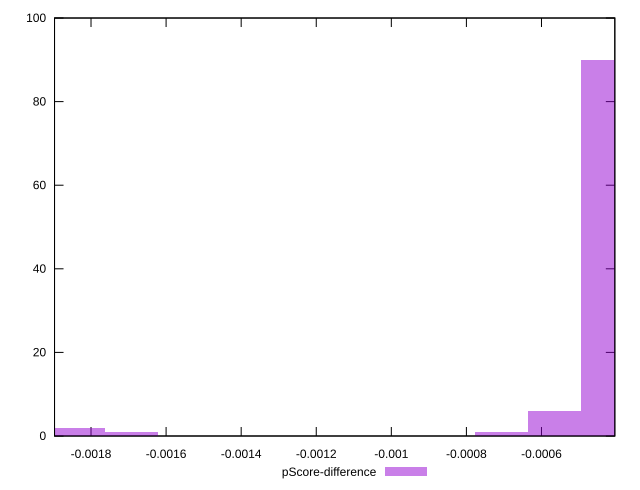

Generate this figure with gnuplot:
reset

$pScoreDifference <<EOF
-0.0016928364502873461 1
-0.00042320911257183653 90
-0.0007053485209530608 1
-0.0018339061544779582 2
-0.0005642788167624487 6
EOF

set key outside below
set boxwidth 0.00014106970419061217
set xrange [-0.001897191767349815:-0.0004046169831554147]
set yrange [0:100]
set trange [0:100]
set style fill transparent solid 0.5 noborder
set terminal svg size 640, 490 enhanced background rgb 'white'
set output "reports/report_00032_2021-02-25T10-28-15.087Z/first-cpu-idle/samples/card/pScore-difference/histogram.svg"

plot $pScoreDifference title "pScore-difference" with boxes

reset
